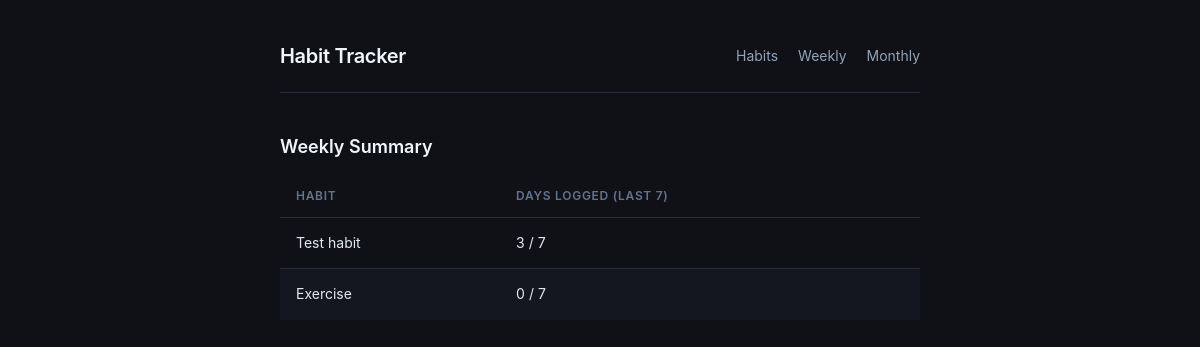
The page /weekly on the database as committed earlier.
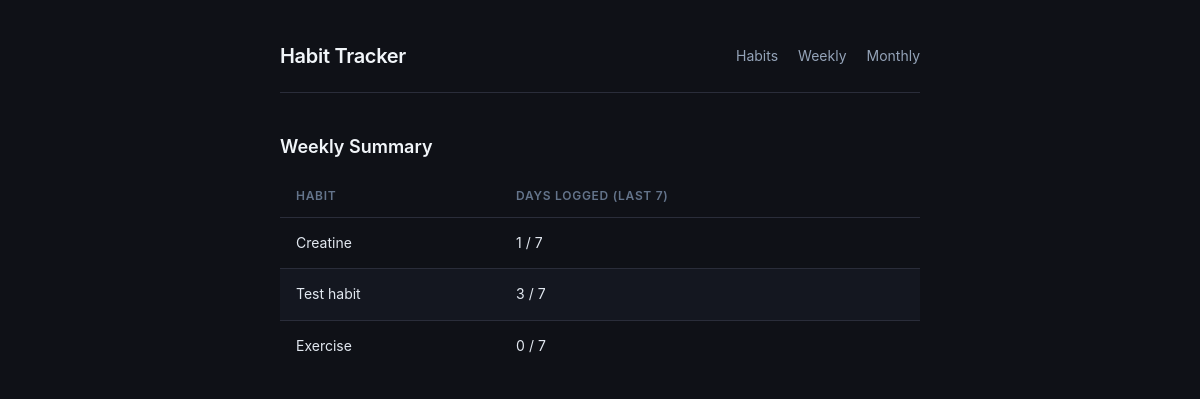
The same page on the database as committed later.
### tables this page shows
CREATE TABLE habits (
            id INTEGER PRIMARY KEY AUTOINCREMENT,
            name TEXT NOT NULL UNIQUE,
            created_at DATE DEFAULT (DATE('now'))
        );

### app.py (the view)
@app.route("/weekly")
def weekly_summary():
    summary = get_weekly_summary()
    return render_template("weekly.html", summary=summary)

### database.py (called while the page is built)
def get_connection():
    conn = sqlite3.connect(DB_NAME)
    conn.row_factory = sqlite3.Row
    return conn

def get_weekly_summary():
    conn = get_connection()
    today = date.today()
    week_ago = today - timedelta(days=6)
    habits = conn.execute("SELECT * FROM habits ORDER BY created_at DESC").fetchall()
    summary = []
    for habit in habits:
        count = conn.execute(
            "SELECT COUNT(*) FROM logs WHERE habit_id = ? AND logged_date BETWEEN ? AND ?",
            (habit["id"], week_ago.isoformat(), today.isoformat())
        ).fetchone()[0]
        summary.append({"name": habit["name"], "count": count, "out_of": 7})
    conn.close()
    return summary

### templates/weekly.html (shortened to what this page needs)
{% extends "base.html" %}
{% block content %}
<h2>Weekly Summary</h2>
{% if summary %}
<table>
    <thead>
        <tr>
            <th>Habit</th>
            <th>Days logged (last 7)</th>
        </tr>
    </thead>
    <tbody>
        {% for row in summary %}
        <tr>
            <td>{{ row["name"] }}</td>
            <td>{{ row["count"] }} / {{ row["out_of"] }}</td>
        </tr>
        {% endfor %}
    </tbody>
</table>
{% else %}
<p class="empty">No habits yet. <a href="/">Add some!</a></p>
{% endif %}
{% endblock %}

Rows that differ between the two databases and show on the page:
added habits: name "Creatine", count "1", out_of "7"
